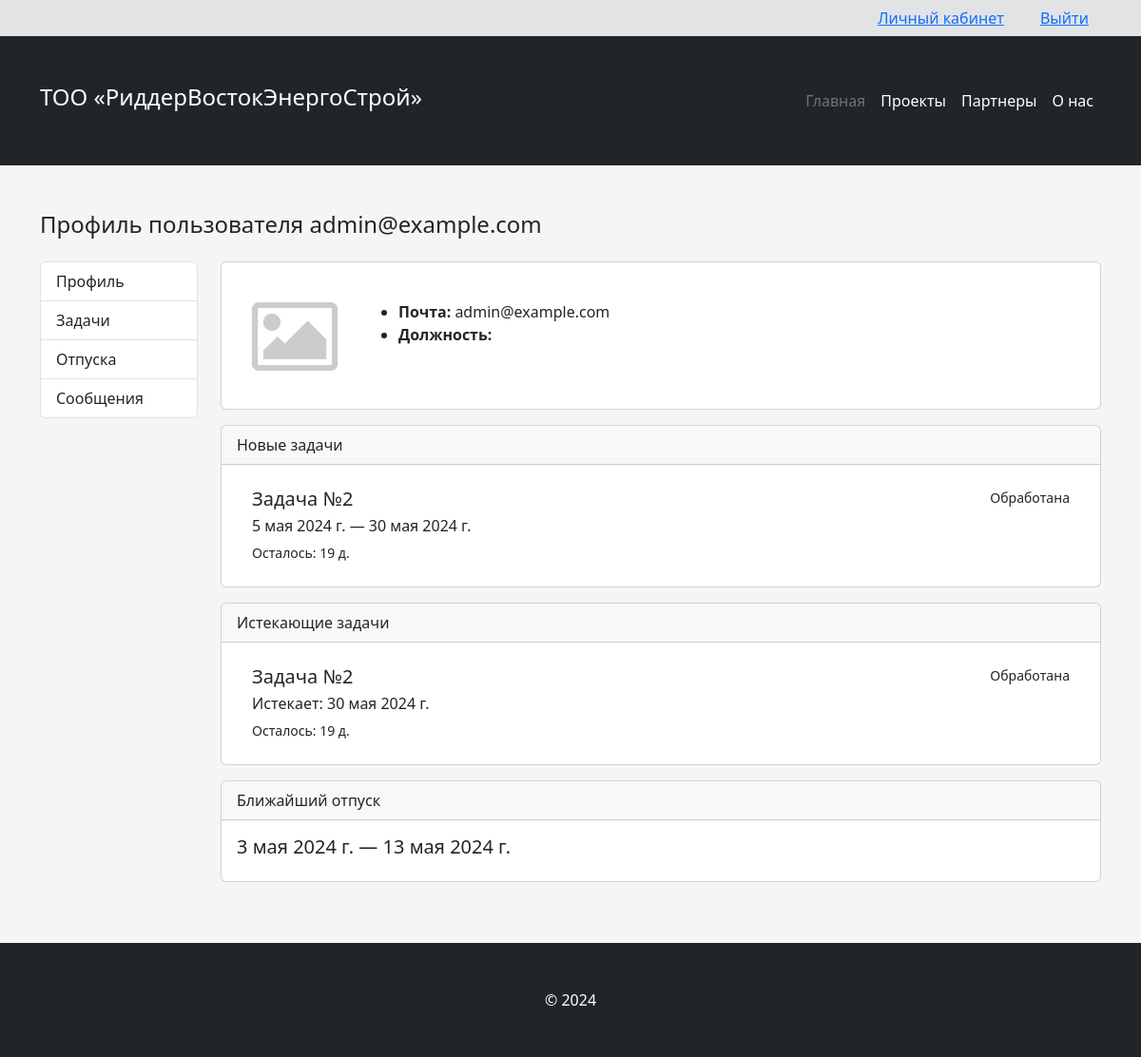
The app's page /account/ (signed in) with its own data.
### todo/apps/custom_account/models.py (models this page shows)
class User(AbstractUser):
    username = None
    email = models.EmailField(_('email address'), unique=True)
    phone_number = models.CharField(max_length=15, verbose_name='Телефон', blank=True, null=True)
    position = models.CharField(max_length=200)
    avatar = models.ImageField(upload_to='avatars')
    avatar_thumbnail = ImageSpecField(source='avatar',
                                      processors=[ResizeToFill(100, 50)],
                                      format='WEBP',
                                      options={'quality': 50})
    USERNAME_FIELD = 'email'
    REQUIRED_FIELDS = []
    objects = UserManager()

### todo/apps/core/models.py (models this page shows, shortened)
class Task(models.Model):
    STATUS_CHOICES = [
        ('created', 'Создана'),
        ('processed', 'Обработана'),
        ('completed', 'Завершена'),
        ('cancelled', 'Отменена'),
    ]
    project = models.ForeignKey(Project, on_delete=models.CASCADE, related_name='tasks',
                                blank=True, null=True, verbose_name='проект')
    job = models.ForeignKey(Job, on_delete=models.CASCADE, related_name='job', verbose_name='работа')
    quantity = models.IntegerField(verbose_name='количество')
    coefficient = models.DecimalField(max_digits=10, decimal_places=2, default=1.0, verbose_name='коэффициент')
    is_fixed_price = models.BooleanField(default=False, verbose_name='фикс. цена')
    price = models.DecimalField(max_digits=10, decimal_places=2, blank=True, null=True, verbose_name='цена')
    total = models.DecimalField(max_digits=10, decimal_places=2, default=0.0, verbose_name='итого')
    created_at = models.DateTimeField(auto_now_add=True, verbose_name='создание')
    updated_at = models.DateTimeField(auto_now=True, verbose_name='обновление')
    expired_at = models.DateTimeField(verbose_name='завершение')
    completed_at = models.DateTimeField(blank=True, null=True, editable=False)
    status = models.CharField(max_length=200, choices=STATUS_CHOICES, default='created', verbose_name='статус')
    executor = models.ForeignKey(User, on_delete=models.CASCADE, related_name='executors',
                                 blank=True, null=True, verbose_name='исполнитель')
    creator = models.ForeignKey(User, on_delete=models.CASCADE, related_name='creators',
                                blank=True, null=True, verbose_name='создатель')
    extra = models.TextField(blank=True, null=True, verbose_name='дополнительно')
    def get_absolute_url(self, *args, **kwargs):
        return reverse('task-detail', kwargs={'uuid': self.id})
    class Meta:
        verbose_name = 'Задача'
        verbose_name_plural = 'Задачи'

class Vacation(models.Model):
    STATUS_CHOICES = [
        ('planned', 'Запланирован'),
        ('processed', 'В процессе'),
        ('completed', 'Завершен'),
        ('cancelled', 'Отменен'),
    ]
    user = models.ForeignKey(User, on_delete=models.CASCADE, verbose_name='сотрудник')
    start_date = models.DateField(verbose_name='начало')
    end_date = models.DateField(verbose_name='окончание')
    status = models.CharField(max_length=200, choices=STATUS_CHOICES, verbose_name='статус')
    class Meta:
        verbose_name = 'отпуск'
        verbose_name_plural = 'отпуска'
        ordering = ['-start_date']

### todo/apps/core/views.py (the view)
# urls.py: path('account/', views.account, name='account'),
@login_required
def account(request):
    tasks = models.Task.objects.filter(executor=request.user, status__in=['created', 'processed'])
    created_tasks = tasks.order_by('-created_at')[:5]
    expired_tasks = tasks.order_by('expired_at')[:5]
    vacation = models.Vacation.objects.filter(user=request.user, status__in=['planned', 'processed']).first()
    context = {'created_tasks': created_tasks,
               'expired_tasks': expired_tasks,
               'vacation': vacation}
    return render(request, 'account/account.html', context)

### todo/apps/core/templatetags/core_filters.py (called while the page is built)
@register.filter
def days_left(d):
    return (d - now().date()).days

### templates/account/account.html (shortened to what this page needs)
{% extends 'account/base_generic.html' %}
{% load core_filters %}
{% load static %}
{% block subtitle %}Профиль пользователя {{ user.email }}{% endblock %}
{% block subcontent %}
    <section>
        <div class="card mb-2">
            <div class="row g-0">
                <div class="col-md-2">
                    <div class="ratio ratio-1x1">
                        <img {% if user.avatar %}
                            src="{{ user.avatar.url }}"
                        {% else %}
                            src="{% static 'images/404.png' %}"
                        {% endif %}
                            class="img-fluid rounded-start" alt="Аватар пользователя" style="object-fit: cover;">
                    </div>
                </div>
                <div class="col-md-10">
                    <div class="card-body">
                    </div>
                    <ul>
                        <li><strong>Почта:</strong> {{ user.email }}</li>
                        <li><strong>Должность:</strong> {{ user.position }}</li>
                    </ul>
                </div>
            </div>
        </div>
    </section>
    <div class="card my-3">
        <div class="card-header">
            <div class="card-text">Новые задачи</div>
        </div>
        <div class="card-body">
            <div class="list-group list-group-flush">
                {% for created_task in created_tasks %}
                    <a href="{{ created_task.get_absolute_url }}"
                       class="list-group-item list-group-item-action">
                        <div class="d-flex w-100 justify-content-between">
                            <h5 class="mb-1">Задача №{{ created_task.id }}</h5>
                            <small>{{ created_task.get_status_display }}</small>
                        </div>
                        <p class="mb-1">{{ created_task.created_at.date }} — {{ created_task.expired_at.date }}</p>
                        <small>Осталось: {{ created_task.expired_at.date|days_left }} д.</small>
                    </a>
                {% endfor %}
            </div>
        </div>
    </div>
    <div class="card my-3">
        <div class="card-header">
            <div class="card-text">Истекающие задачи</div>
        </div>
        <div class="card-body">
            <div class="list-group list-group-flush">
                {% for expired_task in expired_tasks %}
                    <a href="{{ expired_task.get_absolute_url }}"
                       class="list-group-item list-group-item-action">
                        <div class="d-flex w-100 justify-content-between">
                            <h5 class="mb-1">Задача №{{ expired_task.id }}</h5>
                            <small>{{ expired_task.get_status_display }}</small>
                        </div>
                        <p class="mb-1">Истекает: {{ expired_task.expired_at.date }}</p>
                        <small>Осталось: {{ expired_task.expired_at.date|days_left }} д.</small>
                    </a>
                {% endfor %}
            </div>
        </div>
    </div>
    <div class="card my-3">
        <div class="card-header">
            <div class="card-text">
                {% if vacation.status == 'planned' %}
                    Ближайший отпуск
                {% elif vacation.status == 'processed' %}
                    Текущий отпуск
                {% else %}
                    Отпуск
                {% endif %}
            </div>
        </div>
        <div class="card-body">
            {% if vacation %}
                <h5> {{ vacation.start_date }} — {{ vacation.end_date }}</h5>
            {% else %}
                Информация отсутствует
            {% endif %}
        </div>
    </div>
{% endblock %}

### templates/account/base_generic.html
{% extends 'base_generic.html' %}
{% block content %}
    <section class="py-5">
        <h4 class="pb-3">
            {% block subtitle %}{% endblock %}
        </h4>
        <div class="row">
            <div class="col-lg-2">
                <div class="list-group">
                    <a href="#" class="list-group-item list-group-item-action">Профиль</a>
                    <a href="{% url 'tasks' %}" class="list-group-item list-group-item-action">Задачи</a>
                    <a href="{% url 'vacations' %}" class="list-group-item list-group-item-action">Отпуска</a>
                    <a href="{% url 'reports' %}" class="list-group-item list-group-item-action">Сообщения</a>
                </div>
            </div>
            <div class="col">
                {% block subcontent %} {% endblock %}
            </div>
        </div>
    </section>
{% endblock %}

### templates/base_generic.html (shortened to what this page needs)
<!DOCTYPE html>
<html lang="ru">
{% load static %}
<head>
    <link href="https://cdn.jsdelivr.net/npm/bootstrap@5.3.3/dist/css/bootstrap.min.css" rel="stylesheet"
>
    <link rel="stylesheet" href="https://cdn.jsdelivr.net/npm/bootstrap-icons@1.11.3/font/bootstrap-icons.min.css">
</head>
<body class="d-flex flex-column min-vh-100" style="background-color: whitesmoke;">
<header class="text-bg-dark">
    <section class="bg-secondary-subtle text-end">
        <div class="container">
            {% if user.is_authenticated %}
                <a type="button" class="btn btn-link me-2" href="{% url 'account' %}">
                    Личный кабинет
                </a>
                <a type="button" class="btn btn-link" href="{% url 'account_logout' %}">
                    Выйти
                </a>
            {% endif %}
        </div>
    </section>
    <section class="py-5 container">
        <div class="d-flex flex-wrap align-items-center justify-content-center justify-content-lg-start">
            <a href="/" class="d-flex align-items-center mb-2 mb-lg-0 me-lg-auto text-white text-decoration-none">
                <h4 class="me-3">ТОО «РиддерВостокЭнергоСтрой»</h4>
            </a>
            <ul class="nav col-12 col-lg-auto mb-2 justify-content-center mb-md-0">
                <li><a href="#" class="nav-link px-2 text-secondary">Главная</a></li>
                <li><a href="#" class="nav-link px-2 text-white">Проекты</a></li>
                <li><a href="#" class="nav-link px-2 text-white">Партнеры</a></li>
                <li><a href="#" class="nav-link px-2 text-white">О нас</a></li>
            </ul>
        </div>
    </section>
</header>
<section class="flex-grow-1">
    <section class="container">
        {% block content %} {% endblock %}
    </section>
</section>
<footer class="py-5 text-bg-dark">
    <div class="container">
        <div class="text-center">© 2024</div>
    </div>
</footer>
</body>
</html>

### templates/base_generic.html (style rules this page uses)
:root { --bg-main-color: #ba0913; }

### records on screen
User: email "admin@example.com"
Task: id "2", status "Обработана", created_at "5 мая 2024 г.", expired_at "30 мая 2024 г.", expired_at|days_left "19"
Vacation: start_date "3 мая 2024 г.", end_date "13 мая 2024 г."
